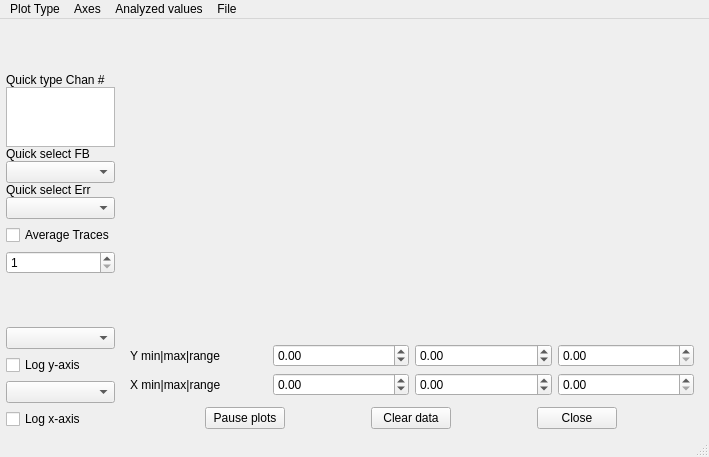
<?xml version="1.0" encoding="UTF-8"?>
<ui version="4.0">
 <class>plotWindow</class>
 <widget class="QMainWindow" name="plotWindow">
  <property name="geometry">
   <rect>
    <x>0</x>
    <y>0</y>
    <width>709</width>
    <height>457</height>
   </rect>
  </property>
  <property name="windowTitle">
   <string>MainWindow</string>
  </property>
  <widget class="QWidget" name="centralwidget">
   <layout class="QHBoxLayout" name="centralLayout" stretch="1,300">
    <property name="leftMargin">
     <number>6</number>
    </property>
    <property name="topMargin">
     <number>6</number>
    </property>
    <property name="rightMargin">
     <number>6</number>
    </property>
    <property name="bottomMargin">
     <number>6</number>
    </property>
    <item>
     <layout class="QVBoxLayout" name="chanSelectLayout" stretch="0,0,0,0,0,0,0,0,0">
      <property name="spacing">
       <number>6</number>
      </property>
      <item>
       <spacer name="verticalSpacer_2">
        <property name="orientation">
         <enum>Qt::Orientation::Vertical</enum>
        </property>
        <property name="sizeHint" stdset="0">
         <size>
          <width>20</width>
          <height>40</height>
         </size>
        </property>
       </spacer>
      </item>
      <item>
       <layout class="QVBoxLayout" name="quickChannelLayout" stretch="0,0,0,0,0,0">
        <property name="spacing">
         <number>0</number>
        </property>
        <item>
         <widget class="QLabel" name="quickTypeLabel">
          <property name="text">
           <string>Quick type Chan #</string>
          </property>
         </widget>
        </item>
        <item>
         <widget class="QTextEdit" name="quickChanEdit">
          <property name="enabled">
           <bool>true</bool>
          </property>
          <property name="sizePolicy">
           <sizepolicy hsizetype="Expanding" vsizetype="MinimumExpanding">
            <horstretch>0</horstretch>
            <verstretch>0</verstretch>
           </sizepolicy>
          </property>
          <property name="minimumSize">
           <size>
            <width>0</width>
            <height>40</height>
           </size>
          </property>
          <property name="maximumSize">
           <size>
            <width>16777215</width>
            <height>60</height>
           </size>
          </property>
          <property name="baseSize">
           <size>
            <width>0</width>
            <height>0</height>
           </size>
          </property>
         </widget>
        </item>
        <item>
         <widget class="QLabel" name="quickFBLabel">
          <property name="text">
           <string>Quick select FB</string>
          </property>
         </widget>
        </item>
        <item>
         <widget class="QComboBox" name="quickFBComboBox"/>
        </item>
        <item>
         <widget class="QLabel" name="quickErrLabel">
          <property name="text">
           <string>Quick select Err</string>
          </property>
         </widget>
        </item>
        <item>
         <widget class="QComboBox" name="quickErrComboBox"/>
        </item>
       </layout>
      </item>
      <item>
       <widget class="QCheckBox" name="averageTraces">
        <property name="text">
         <string>Average Traces</string>
        </property>
       </widget>
      </item>
      <item>
       <widget class="QSpinBox" name="spinBox_nAverage">
        <property name="minimum">
         <number>1</number>
        </property>
        <property name="maximum">
         <number>128</number>
        </property>
       </widget>
      </item>
      <item>
       <spacer name="verticalSpacer">
        <property name="orientation">
         <enum>Qt::Orientation::Vertical</enum>
        </property>
        <property name="sizeHint" stdset="0">
         <size>
          <width>20</width>
          <height>40</height>
         </size>
        </property>
       </spacer>
      </item>
      <item>
       <widget class="QComboBox" name="verticalScaleComboBox">
        <property name="toolTip">
         <string>Vertical axis rescaling policy</string>
        </property>
       </widget>
      </item>
      <item>
       <widget class="QCheckBox" name="yLogCheckBox">
        <property name="toolTip">
         <string>Use log scale on the vertical axis</string>
        </property>
        <property name="text">
         <string>Log y-axis</string>
        </property>
       </widget>
      </item>
      <item>
       <widget class="QComboBox" name="horizontalScaleComboBox">
        <property name="toolTip">
         <string>Vertical axis rescaling policy</string>
        </property>
       </widget>
      </item>
      <item>
       <widget class="QCheckBox" name="xLogCheckBox">
        <property name="toolTip">
         <string>Use log scale on the x axis (for FFTs)</string>
        </property>
        <property name="text">
         <string>Log x-axis</string>
        </property>
       </widget>
      </item>
     </layout>
    </item>
    <item>
     <layout class="QVBoxLayout" name="plotVLayout">
      <property name="spacing">
       <number>2</number>
      </property>
      <item>
       <widget class="QCustomPlot" name="plot" native="true">
        <property name="sizePolicy">
         <sizepolicy hsizetype="MinimumExpanding" vsizetype="MinimumExpanding">
          <horstretch>0</horstretch>
          <verstretch>0</verstretch>
         </sizepolicy>
        </property>
       </widget>
      </item>
      <item>
       <widget class="QWidget" name="minMaxRangeWidget" native="true">
        <layout class="QGridLayout" name="plotRangeTexts">
         <item row="1" column="1">
          <widget class="QDoubleSpinBox" name="xminBox">
           <property name="keyboardTracking">
            <bool>false</bool>
           </property>
           <property name="prefix">
            <string/>
           </property>
           <property name="minimum">
            <double>-9999999.000000000000000</double>
           </property>
           <property name="maximum">
            <double>9999999.000000000000000</double>
           </property>
          </widget>
         </item>
         <item row="1" column="0">
          <widget class="QLabel" name="label_2">
           <property name="text">
            <string>X min|max|range</string>
           </property>
          </widget>
         </item>
         <item row="1" column="2">
          <widget class="QDoubleSpinBox" name="xmaxBox">
           <property name="keyboardTracking">
            <bool>false</bool>
           </property>
           <property name="minimum">
            <double>-9999999.000000000000000</double>
           </property>
           <property name="maximum">
            <double>9999999.000000000000000</double>
           </property>
          </widget>
         </item>
         <item row="0" column="1">
          <widget class="QDoubleSpinBox" name="yminBox">
           <property name="keyboardTracking">
            <bool>false</bool>
           </property>
           <property name="prefix">
            <string/>
           </property>
           <property name="minimum">
            <double>-9999999.000000000000000</double>
           </property>
           <property name="maximum">
            <double>9999999.000000000000000</double>
           </property>
          </widget>
         </item>
         <item row="0" column="0">
          <widget class="QLabel" name="label">
           <property name="text">
            <string>Y min|max|range</string>
           </property>
          </widget>
         </item>
         <item row="0" column="2">
          <widget class="QDoubleSpinBox" name="ymaxBox">
           <property name="keyboardTracking">
            <bool>false</bool>
           </property>
           <property name="minimum">
            <double>-9999999.000000000000000</double>
           </property>
           <property name="maximum">
            <double>9999999.000000000000000</double>
           </property>
          </widget>
         </item>
         <item row="1" column="3">
          <widget class="QDoubleSpinBox" name="xrangeBox">
           <property name="keyboardTracking">
            <bool>false</bool>
           </property>
           <property name="prefix">
            <string/>
           </property>
           <property name="minimum">
            <double>0.000000000000000</double>
           </property>
           <property name="maximum">
            <double>9999999.000000000000000</double>
           </property>
          </widget>
         </item>
         <item row="0" column="3">
          <widget class="QDoubleSpinBox" name="yrangeBox">
           <property name="keyboardTracking">
            <bool>false</bool>
           </property>
           <property name="minimum">
            <double>0.000000000000000</double>
           </property>
           <property name="maximum">
            <double>9999999.000000000000000</double>
           </property>
          </widget>
         </item>
        </layout>
       </widget>
      </item>
      <item>
       <layout class="QHBoxLayout" name="belowPlotHLayout">
        <item>
         <widget class="QPushButton" name="pauseButton">
          <property name="sizePolicy">
           <sizepolicy hsizetype="Fixed" vsizetype="Fixed">
            <horstretch>0</horstretch>
            <verstretch>0</verstretch>
           </sizepolicy>
          </property>
          <property name="text">
           <string>Pause plots</string>
          </property>
          <property name="checkable">
           <bool>true</bool>
          </property>
         </widget>
        </item>
        <item>
         <widget class="QPushButton" name="clearDataButton">
          <property name="sizePolicy">
           <sizepolicy hsizetype="Fixed" vsizetype="Fixed">
            <horstretch>0</horstretch>
            <verstretch>0</verstretch>
           </sizepolicy>
          </property>
          <property name="text">
           <string>Clear data</string>
          </property>
         </widget>
        </item>
        <item>
         <widget class="QDialogButtonBox" name="closeButtonBox">
          <property name="sizePolicy">
           <sizepolicy hsizetype="Fixed" vsizetype="Fixed">
            <horstretch>0</horstretch>
            <verstretch>0</verstretch>
           </sizepolicy>
          </property>
          <property name="standardButtons">
           <set>QDialogButtonBox::StandardButton::Close</set>
          </property>
         </widget>
        </item>
       </layout>
      </item>
     </layout>
    </item>
   </layout>
  </widget>
  <widget class="QMenuBar" name="menubar">
   <property name="geometry">
    <rect>
     <x>0</x>
     <y>0</y>
     <width>709</width>
     <height>27</height>
    </rect>
   </property>
   <property name="sizePolicy">
    <sizepolicy hsizetype="MinimumExpanding" vsizetype="MinimumExpanding">
     <horstretch>0</horstretch>
     <verstretch>0</verstretch>
    </sizepolicy>
   </property>
   <property name="defaultUp">
    <bool>false</bool>
   </property>
   <property name="nativeMenuBar">
    <bool>false</bool>
   </property>
   <widget class="QMenu" name="menuAnalyzed_values">
    <property name="title">
     <string>Analyzed values</string>
    </property>
    <addaction name="actionPulse_RMS"/>
    <addaction name="actionPulse_mean"/>
    <addaction name="actionPulse_max"/>
    <addaction name="actionBaseline"/>
    <addaction name="separator"/>
   </widget>
   <widget class="QMenu" name="menuSave">
    <property name="title">
     <string>File</string>
    </property>
    <addaction name="actionSave_plot"/>
    <addaction name="actionSave_settings"/>
    <addaction name="actionLoad_settings"/>
   </widget>
   <widget class="QMenu" name="menuPlot_Type">
    <property name="title">
     <string>Plot Type</string>
    </property>
    <addaction name="actionRaw_pulse_records"/>
    <addaction name="actionTime_derivatives"/>
    <addaction name="actionErr_vs_FB"/>
    <addaction name="actionFFT_sqrt_PSD"/>
    <addaction name="actionNoise_PSD"/>
    <addaction name="separator"/>
    <addaction name="actionAnalysis_vs_time"/>
    <addaction name="actionAnalysis_histogram"/>
   </widget>
   <widget class="QMenu" name="menuAxes">
    <property name="title">
     <string>Axes</string>
    </property>
    <addaction name="actionShow_edit_ranges"/>
    <addaction name="actionHide_ranges"/>
    <addaction name="separator"/>
    <addaction name="actionY_axis_raw_units"/>
    <addaction name="actionDivide_by_4"/>
    <addaction name="actionY_axis_phys_units"/>
   </widget>
   <addaction name="menuPlot_Type"/>
   <addaction name="menuAxes"/>
   <addaction name="menuAnalyzed_values"/>
   <addaction name="menuSave"/>
  </widget>
  <widget class="QStatusBar" name="statusbar">
   <property name="layoutDirection">
    <enum>Qt::LayoutDirection::LeftToRight</enum>
   </property>
  </widget>
  <action name="actionPulse_max">
   <property name="checkable">
    <bool>true</bool>
   </property>
   <property name="checked">
    <bool>false</bool>
   </property>
   <property name="text">
    <string>Pulse peak</string>
   </property>
  </action>
  <action name="actionBaseline">
   <property name="checkable">
    <bool>true</bool>
   </property>
   <property name="text">
    <string>Baseline</string>
   </property>
  </action>
  <action name="actionSave_plot">
   <property name="enabled">
    <bool>true</bool>
   </property>
   <property name="text">
    <string>Save plot</string>
   </property>
   <property name="toolTip">
    <string>Save plot as an image file</string>
   </property>
  </action>
  <action name="actionSave_settings">
   <property name="enabled">
    <bool>false</bool>
   </property>
   <property name="text">
    <string>Save settings...</string>
   </property>
  </action>
  <action name="actionLoad_settings">
   <property name="enabled">
    <bool>false</bool>
   </property>
   <property name="text">
    <string>Load settings...</string>
   </property>
  </action>
  <action name="actionPulse_RMS">
   <property name="checkable">
    <bool>true</bool>
   </property>
   <property name="checked">
    <bool>true</bool>
   </property>
   <property name="enabled">
    <bool>true</bool>
   </property>
   <property name="text">
    <string>Pulse RMS</string>
   </property>
  </action>
  <action name="actionRaw_pulse_records">
   <property name="checkable">
    <bool>true</bool>
   </property>
   <property name="text">
    <string>Raw pulse records</string>
   </property>
  </action>
  <action name="actionTime_derivatives">
   <property name="checkable">
    <bool>true</bool>
   </property>
   <property name="text">
    <string>Time derivatives</string>
   </property>
  </action>
  <action name="actionErr_vs_FB">
   <property name="checkable">
    <bool>true</bool>
   </property>
   <property name="text">
    <string>Err vs FB</string>
   </property>
  </action>
  <action name="actionFFT_sqrt_PSD">
   <property name="checkable">
    <bool>true</bool>
   </property>
   <property name="text">
    <string>FFT = sqrt(PSD)</string>
   </property>
  </action>
  <action name="actionNoise_PSD">
   <property name="checkable">
    <bool>true</bool>
   </property>
   <property name="text">
    <string>Noise PSD</string>
   </property>
  </action>
  <action name="actionAnalysis_vs_time">
   <property name="checkable">
    <bool>true</bool>
   </property>
   <property name="text">
    <string>Analysis vs time</string>
   </property>
  </action>
  <action name="actionAnalysis_histogram">
   <property name="checkable">
    <bool>true</bool>
   </property>
   <property name="enabled">
    <bool>true</bool>
   </property>
   <property name="text">
    <string>Analysis histograms</string>
   </property>
  </action>
  <action name="actionShow_edit_ranges">
   <property name="checkable">
    <bool>true</bool>
   </property>
   <property name="text">
    <string>Show/edit ranges</string>
   </property>
  </action>
  <action name="actionHide_ranges">
   <property name="checkable">
    <bool>true</bool>
   </property>
   <property name="checked">
    <bool>true</bool>
   </property>
   <property name="text">
    <string>Hide ranges</string>
   </property>
  </action>
  <action name="actionY_axis_raw_units">
   <property name="checkable">
    <bool>true</bool>
   </property>
   <property name="checked">
    <bool>true</bool>
   </property>
   <property name="text">
    <string>Y axis raw units</string>
   </property>
  </action>
  <action name="actionY_axis_phys_units">
   <property name="checkable">
    <bool>true</bool>
   </property>
   <property name="text">
    <string>Y axis phys units</string>
   </property>
  </action>
  <action name="actionPulse_mean">
   <property name="checkable">
    <bool>true</bool>
   </property>
   <property name="text">
    <string>Pulse mean</string>
   </property>
  </action>
  <action name="actionDivide_by_4">
   <property name="checkable">
    <bool>true</bool>
   </property>
   <property name="text">
    <string>Y axis raw units/4</string>
   </property>
  </action>
 </widget>
 <customwidgets>
  <customwidget>
   <class>QCustomPlot</class>
   <extends>QWidget</extends>
   <header>qcustomplot.h</header>
   <container>1</container>
  </customwidget>
 </customwidgets>
 <tabstops>
  <tabstop>quickChanEdit</tabstop>
  <tabstop>quickFBComboBox</tabstop>
  <tabstop>quickErrComboBox</tabstop>
  <tabstop>verticalScaleComboBox</tabstop>
  <tabstop>yLogCheckBox</tabstop>
  <tabstop>horizontalScaleComboBox</tabstop>
  <tabstop>xLogCheckBox</tabstop>
  <tabstop>yminBox</tabstop>
  <tabstop>ymaxBox</tabstop>
  <tabstop>yrangeBox</tabstop>
  <tabstop>xminBox</tabstop>
  <tabstop>xmaxBox</tabstop>
  <tabstop>xrangeBox</tabstop>
  <tabstop>pauseButton</tabstop>
  <tabstop>clearDataButton</tabstop>
  <tabstop>closeButtonBox</tabstop>
 </tabstops>
 <resources/>
 <connections>
  <connection>
   <sender>closeButtonBox</sender>
   <signal>rejected()</signal>
   <receiver>plotWindow</receiver>
   <slot>close()</slot>
   <hints>
    <hint type="sourcelabel">
     <x>635</x>
     <y>397</y>
    </hint>
    <hint type="destinationlabel">
     <x>550</x>
     <y>431</y>
    </hint>
   </hints>
  </connection>
  <connection>
   <sender>yLogCheckBox</sender>
   <signal>toggled(bool)</signal>
   <receiver>plotWindow</receiver>
   <slot>yAxisLog(bool)</slot>
   <hints>
    <hint type="sourcelabel">
     <x>68</x>
     <y>353</y>
    </hint>
    <hint type="destinationlabel">
     <x>144</x>
     <y>404</y>
    </hint>
   </hints>
  </connection>
  <connection>
   <sender>xLogCheckBox</sender>
   <signal>toggled(bool)</signal>
   <receiver>plotWindow</receiver>
   <slot>xAxisLog(bool)</slot>
   <hints>
    <hint type="sourcelabel">
     <x>72</x>
     <y>396</y>
    </hint>
    <hint type="destinationlabel">
     <x>160</x>
     <y>431</y>
    </hint>
   </hints>
  </connection>
  <connection>
   <sender>pauseButton</sender>
   <signal>toggled(bool)</signal>
   <receiver>plotWindow</receiver>
   <slot>pausePressed(bool)</slot>
   <hints>
    <hint type="sourcelabel">
     <x>325</x>
     <y>397</y>
    </hint>
    <hint type="destinationlabel">
     <x>315</x>
     <y>408</y>
    </hint>
   </hints>
  </connection>
  <connection>
   <sender>clearDataButton</sender>
   <signal>clicked()</signal>
   <receiver>plotWindow</receiver>
   <slot>clearGraphs()</slot>
   <hints>
    <hint type="sourcelabel">
     <x>427</x>
     <y>388</y>
    </hint>
    <hint type="destinationlabel">
     <x>373</x>
     <y>396</y>
    </hint>
   </hints>
  </connection>
  <connection>
   <sender>actionSave_plot</sender>
   <signal>triggered()</signal>
   <receiver>plotWindow</receiver>
   <slot>savePlot()</slot>
   <hints>
    <hint type="sourcelabel">
     <x>-1</x>
     <y>-1</y>
    </hint>
    <hint type="destinationlabel">
     <x>354</x>
     <y>215</y>
    </hint>
   </hints>
  </connection>
 </connections>
 <slots>
  <slot>pausePressed(bool)</slot>
  <slot>xAxisLog(bool)</slot>
  <slot>yAxisLog(bool)</slot>
  <slot>clearGraphs()</slot>
  <slot>savePlot()</slot>
 </slots>
</ui>
